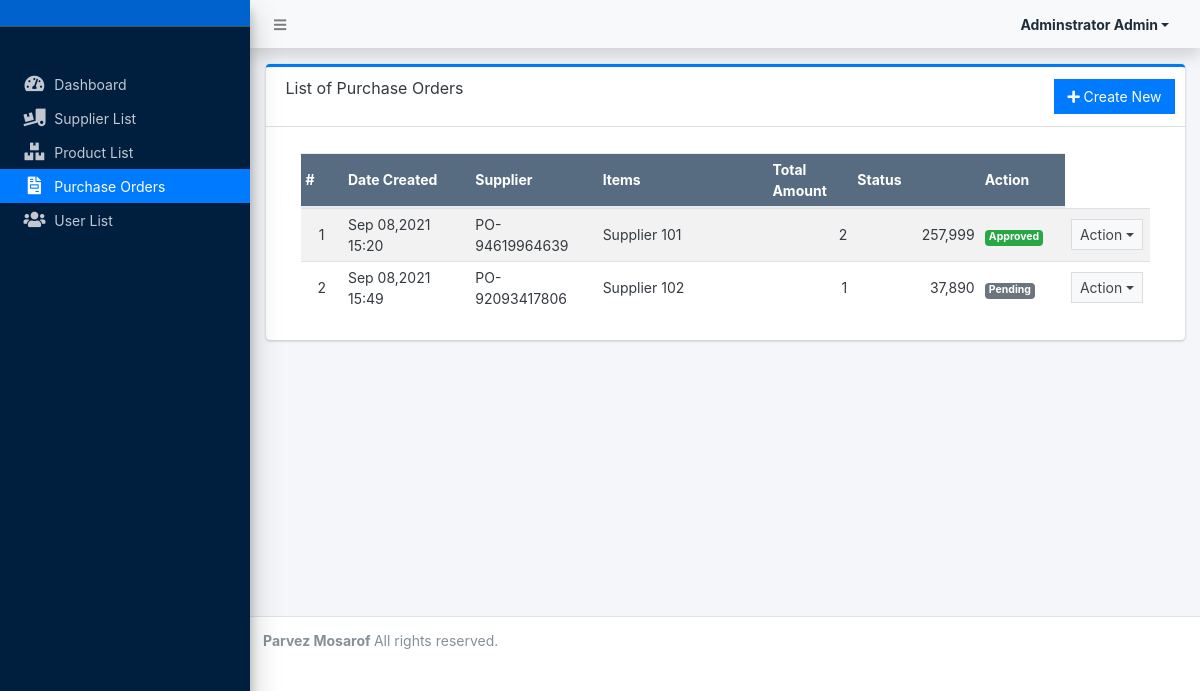
Page /admin/?page=purchase_orders (signed in) on the committed database.
### tables this page shows
CREATE TABLE `po_list` (
  `id` int(30) NOT NULL,
  `po_no` varchar(100) NOT NULL,
  `supplier_id` int(30) NOT NULL,
  `discount_percentage` float NOT NULL,
  `discount_amount` float NOT NULL,
  `tax_percentage` float NOT NULL,
  `tax_amount` float NOT NULL,
  `notes` text NOT NULL,
  `status` tinyint(1) NOT NULL DEFAULT 0 COMMENT '0=pending, 1= Approved, 2 = Denied',
  `date_created` datetime NOT NULL DEFAULT current_timestamp(),
  `date_updated` datetime DEFAULT NULL ON UPDATE current_timestamp()
);

CREATE TABLE `supplier_list` (
  `id` int(30) NOT NULL,
  `name` varchar(250) NOT NULL,
  `address` text NOT NULL,
  `contact_person` text NOT NULL,
  `contact` varchar(50) NOT NULL,
  `email` varchar(150) NOT NULL,
  `status` tinyint(1) NOT NULL DEFAULT 1 COMMENT ' 0 = Inactive, 1 = Active',
  `date_created` datetime NOT NULL DEFAULT current_timestamp()
);

### classes/DBConnection.php (called while the page is built, shortened)
<?php
class DBConnection{
    private $host = DB_SERVER;
    private $username = DB_USERNAME;
    private $password = DB_PASSWORD;
    private $database = DB_NAME;
    public $conn;
    public function __construct(){
        if (!isset($this->conn)) {
            $this->conn = new mysqli($this->host, $this->username, $this->password, $this->database);
        }
    }
}
?>

### classes/SystemSettings.php (called while the page is built, shortened)
<?php
class SystemSettings extends DBConnection{
	function userdata($field = ''){
		if(!empty($field)){
			if(isset($_SESSION['userdata'][$field]))
				return $_SESSION['userdata'][$field];
			else
				return null;
		}else{
			return false;
		}
	}
}
$_settings = new SystemSettings();
?>

### admin/purchase_orders/index.php (the view, shortened to what this page needs)
<div class="card card-outline card-primary">
	<div class="card-header">
		<h3 class="card-title">List of Purchase Orders</h3>
		<div class="card-tools">
			<a href="?page=purchase_orders/manage_po" class="btn btn-flat btn-primary"><span class="fas fa-plus"></span>  Create New</a>
		</div>
	</div>
	<div class="card-body">
		<div class="container-fluid">
        <div class="container-fluid">
			<table class="table table-hover table-striped">
				<colgroup>
					<col width="5%">
					<col width="15%">
					<col width="15%">
					<col width="20%">
					<col width="10%">
					<col width="15%">
					<col width="10%">
					<col width="10%">
				</colgroup>
				<thead>
					<tr class="bg-navy disabled">
						<th>#</th>
						<th>Date Created</th>
						<th>Supplier</th>
						<th>Items</th>
						<th>Total Amount</th>
						<th>Status</th>
						<th>Action</th>
					</tr>
				</thead>
				<tbody>
					<?php
					$i = 1;
						$qry = $conn->query("SELECT po.*, s.name as sname FROM `po_list` po inner join `supplier_list` s on po.supplier_id = s.id order by unix_timestamp(po.date_updated) ");
						while($row = $qry->fetch_assoc()):
							$row['item_count'] = $conn->query("SELECT * FROM order_items where po_id = '{$row['id']}'")->num_rows;
							$row['total_amount'] = $conn->query("SELECT sum(quantity * unit_price) as total FROM order_items where po_id = '{$row['id']}'")->fetch_array()['total'];
					?>
						<tr>
							<td class="text-center"><?php echo $i++; ?></td>
							<td class=""><?php echo date("M d,Y H:i",strtotime($row['date_created'])) ; ?></td>
							<td class=""><?php echo $row['po_no'] ?></td>
							<td class=""><?php echo $row['sname'] ?></td>
							<td class="text-right"><?php echo number_format($row['item_count']) ?></td>
							<td class="text-right"><?php echo number_format($row['total_amount']) ?></td>
							<td>
								<?php
									switch ($row['status']) {
										case '1':
											echo '<span class="badge badge-success">Approved</span>';
											break;
										default:
											echo '<span class="badge badge-secondary">Pending</span>';
											break;
									}
								?>
							</td>
							<td align="center">
								 <button type="button" class="btn btn-flat btn-default btn-sm dropdown-toggle dropdown-icon" data-toggle="dropdown">
				                  		Action
				                  </button>
							</td>
						</tr>
					<?php endwhile; ?>
				</tbody>
			</table>
		</div>
		</div>
	</div>
</div>

### admin/index.php (shortened to what this page needs)
<?php require_once('../config.php'); ?>
 <!DOCTYPE html>
<html lang="en" class="" style="height: auto;">
<?php require_once('inc/header.php') ?>
  <body class="sidebar-mini layout-fixed control-sidebar-slide-open layout-navbar-fixed sidebar-mini-md sidebar-mini-xs text-sm" data-new-gr-c-s-check-loaded="14.991.0" data-gr-ext-installed="" style="height: auto;">
    <div class="wrapper">
     <?php require_once('inc/topBarNav.php') ?>
     <?php require_once('inc/navigation.php') ?>
     <?php $page = isset($_GET['page']) ? $_GET['page'] : 'home';  ?>
      <div class="content-wrapper pt-3" style="min-height: 567.854px;">
        <section class="content  text-dark">
          <div class="container-fluid">
            <?php
              if(!file_exists($page.".php") && !is_dir($page)){
                  include '404.html';
              }else{
                if(is_dir($page))
                  include $page.'/index.php';
                else
                  include $page.'.php';
              }
            ?>
          </div>
        </section>
      </div>
      <?php require_once('inc/footer.php') ?>
  </body>
</html>

### admin/inc/header.php (shortened to what this page needs)
<head>
    <link rel="stylesheet" href="<?php echo base_url ?>plugins/fontawesome-free/css/all.min.css">
    <link rel="stylesheet" href="<?php echo base_url ?>plugins/tempusdominus-bootstrap-4/css/tempusdominus-bootstrap-4.min.css">
  <link rel="stylesheet" href="<?php echo base_url ?>plugins/datatables-bs4/css/dataTables.bootstrap4.min.css">
  <link rel="stylesheet" href="<?php echo base_url ?>plugins/datatables-responsive/css/responsive.bootstrap4.min.css">
  <link rel="stylesheet" href="<?php echo base_url ?>plugins/datatables-buttons/css/buttons.bootstrap4.min.css">
  <link rel="stylesheet" href="<?php echo base_url ?>plugins/select2/css/select2.min.css">
  <link rel="stylesheet" href="<?php echo base_url ?>plugins/select2-bootstrap4-theme/select2-bootstrap4.min.css">
    <link rel="stylesheet" href="<?php echo base_url ?>plugins/icheck-bootstrap/icheck-bootstrap.min.css">
    <link rel="stylesheet" href="<?php echo base_url ?>plugins/jqvmap/jqvmap.min.css">
    <link rel="stylesheet" href="<?php echo base_url ?>plugins/jquery-ui/jquery-ui.min.css">
    <link rel="stylesheet" href="<?php echo base_url ?>dist/css/adminlte.css">
    <link rel="stylesheet" href="<?php echo base_url ?>dist/css/custom.css">
    <link rel="stylesheet" href="<?php echo base_url ?>plugins/overlayScrollbars/css/OverlayScrollbars.min.css">
    <link rel="stylesheet" href="<?php echo base_url ?>plugins/daterangepicker/daterangepicker.css">
    <link rel="stylesheet" href="<?php echo base_url ?>plugins/summernote/summernote-bs4.min.css">
  <link rel="stylesheet" href="<?php echo base_url ?>plugins/sweetalert2-theme-bootstrap-4/bootstrap-4.min.css">
  </head>

### admin/inc/topBarNav.php (shortened to what this page needs)
<nav class="main-header navbar navbar-expand navbar-light border border-light shadow  border-top-0  border-left-0 border-right-0 navbar-light text-sm">
  <ul class="navbar-nav">
    <li class="nav-item">
    <a class="nav-link" data-widget="pushmenu" href="#" role="button"><i class="fas fa-bars"></i></a>
    </li>
  </ul>
  <ul class="navbar-nav ml-auto">
    <li class="nav-item">
      <div class="btn-group nav-link">
            <button type="button" class="btn btn-rounded badge badge-light dropdown-toggle dropdown-icon" data-toggle="dropdown">
              <span class="ml-3"><?php echo ucwords($_settings->userdata('firstname').' '.$_settings->userdata('lastname')) ?></span>
            </button>
        </div>
    </li>
  </ul>
</nav>

### admin/inc/navigation.php (shortened to what this page needs)
<aside class="main-sidebar sidebar-dark-primary bg-navy elevation-4 sidebar-no-expand">
  <a href="<?php echo base_url ?>admin" class="brand-link bg-primary text-sm">
  </a>
  <div class="sidebar os-host os-theme-light os-host-overflow os-host-overflow-y os-host-resize-disabled os-host-transition os-host-scrollbar-horizontal-hidden">
    <div class="os-content-glue" style="margin: 0px -8px; width: 249px; height: 646px;"></div>
    <div class="os-padding">
      <div class="os-viewport os-viewport-native-scrollbars-invisible" style="overflow-y: scroll;">
        <div class="os-content" style="padding: 0px 8px; height: 100%; width: 100%;">
          <nav class="mt-4">
             <ul class="nav nav-pills nav-sidebar flex-column text-sm nav-compact nav-flat nav-child-indent nav-collapse-hide-child" data-widget="treeview" role="menu" data-accordion="false">
              <li class="nav-item dropdown">
                <a href="./" class="nav-link nav-home">
                  <i class="nav-icon fas fa-tachometer-alt"></i>
                  <p>
                    Dashboard
                  </p>
                </a>
              </li>
              <li class="nav-item dropdown">
                <a href="<?php echo base_url ?>admin/?page=suppliers" class="nav-link nav-suppliers">
                  <i class="nav-icon fas fa-truck-loading"></i>
                  <p>
                  Supplier List
                  </p>
                </a>
              </li>
              <li class="nav-item dropdown">
                <a href="<?php echo base_url ?>admin/?page=items" class="nav-link nav-items">
                  <i class="nav-icon fas fa-boxes"></i>
                  <p>
                    Product List
                  </p>
                </a>
              </li>
              <li class="nav-item dropdown">
                <a href="<?php echo base_url ?>admin/?page=purchase_orders" class="nav-link nav-purchase_orders">
                  <i class="nav-icon fas fa-file-invoice"></i>
                  <p>
                    Purchase Orders
                  </p>
                </a>
              </li>
              <?php if($_settings->userdata('type') == 1): ?>
              <li class="nav-item dropdown">
                <a href="<?php echo base_url ?>admin/?page=user/list" class="nav-link nav-user_list">
                  <i class="nav-icon fas fa-users"></i>
                  <p>
                    User List
                  </p>
                </a>
              </li>
              <?php endif; ?>
            </ul>
          </nav>
        </div>
      </div>
    </div>
  </div>
</aside>

### admin/inc/footer.php (shortened to what this page needs)
<footer class="main-footer text-sm">
        <strong>Parvez Mosarof
        </strong>
        All rights reserved.
      </footer>
    </div>

### admin/inc/topBarNav.php (style rules this page uses)
.btn-rounded { border-radius: 50px; }

### rows in the picture
po_list: date_created "Sep 08,2021 15:20", po_no "PO-94619964639", supplier.name "Supplier 101", discount_percentage "2", total_amount "257,999", status "Approved"
po_list: date_created "Sep 08,2021 15:49", po_no "PO-92093417806", supplier.name "Supplier 102", discount_percentage "1", total_amount "37,890", status "Pending"

### other values in the picture
$_settings->userdata('firstname').' '.$_settings->userdata('lastname') "Adminstrator Admin"
